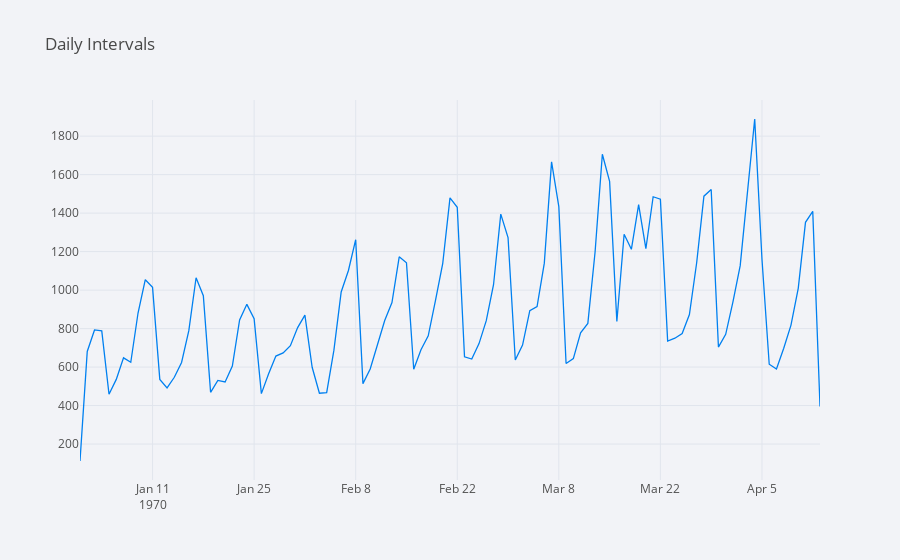

Notebook source saved alongside this figure:
### Code cell
resampledf_day.iplot(kind='line', title='Daily Intervals')
